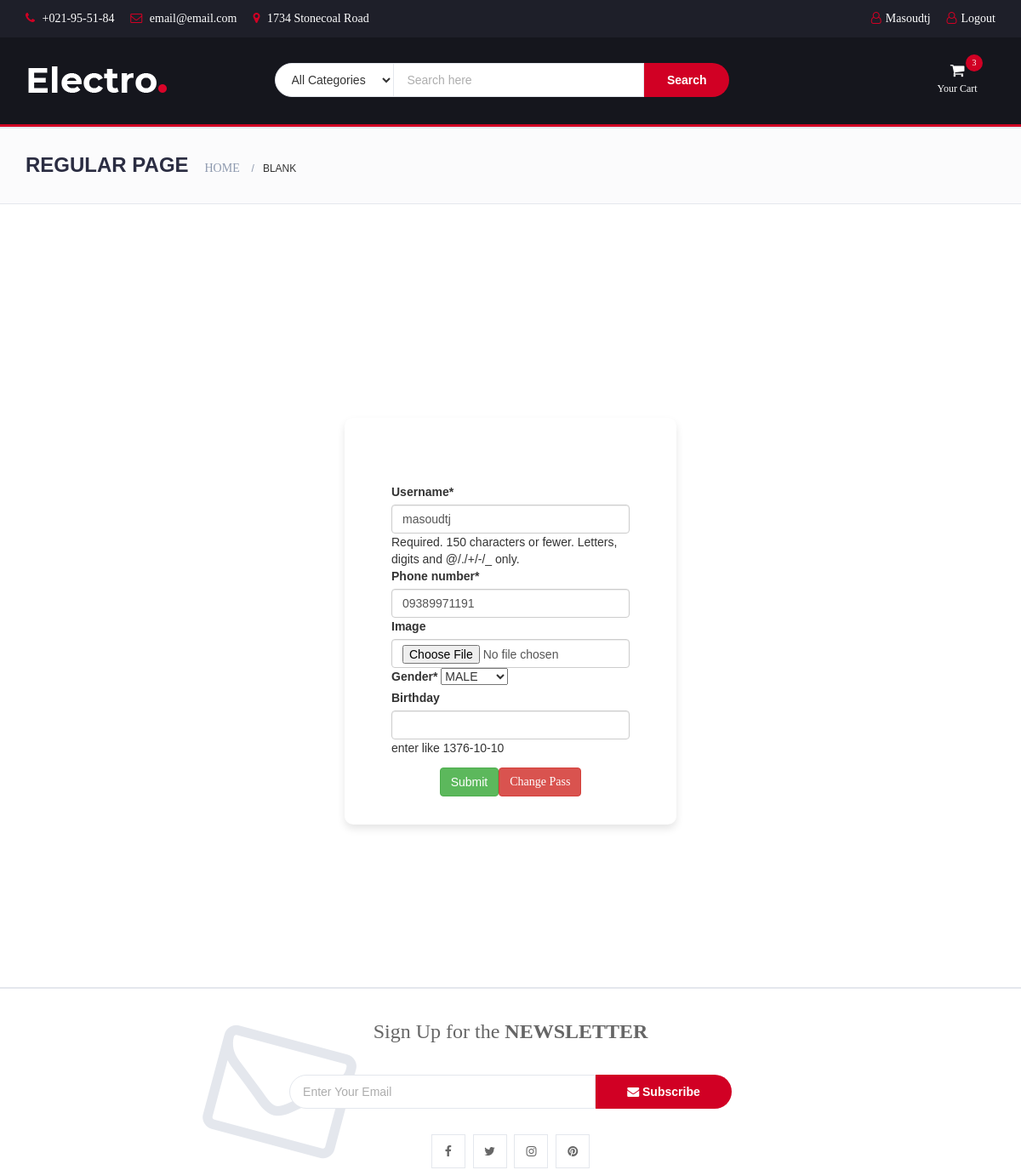
Page /account/profile/ (signed in, upper part) on the earlier database version.
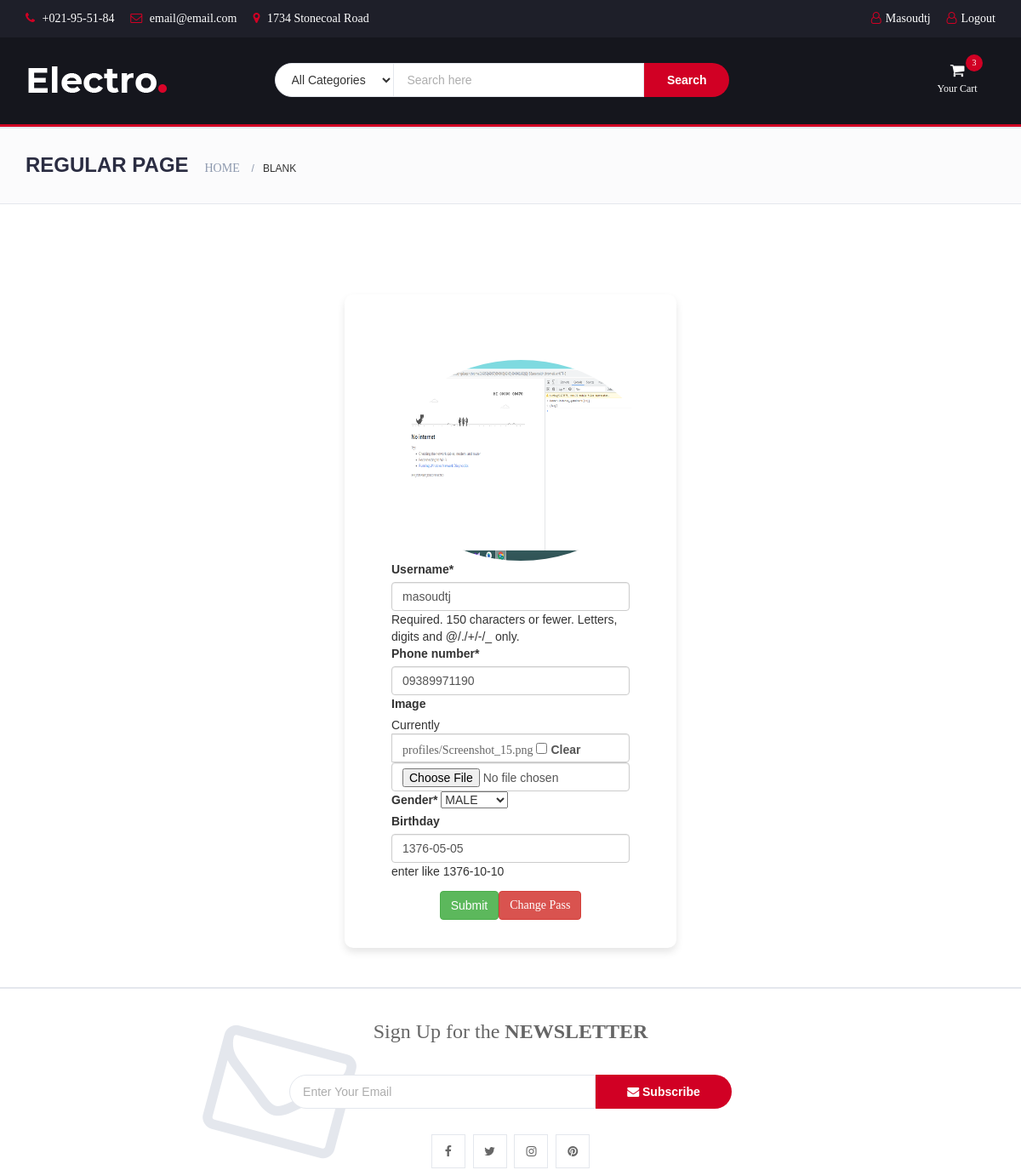
Same page on the later database version.
### account/models.py (models this page shows, shortened)
class User(Base, AbstractUser):
    CUSTOMERUSER_EMPLOYEE = 'employee'
    CUSTOMERUSER_CUSTOMER = 'customer'
    CUSTOMERUSER_MANAGER = 'manager'
    CUSTOMERUSER_STATUS = (
        (CUSTOMERUSER_EMPLOYEE, 'EMPLOYEE'),
        (CUSTOMERUSER_CUSTOMER, 'CUSTOMER'),
        (CUSTOMERUSER_MANAGER, 'MANAGER')
    )
    CUSTOMERUSER_MALE = 'male'
    CUSTOMERUSER_FEMAIL = 'female'
    CUSTOMERUSER_GENDER = (
        (CUSTOMERUSER_MALE, 'MALE'),
        (CUSTOMERUSER_CUSTOMER, 'FEMALE'),
    )
    name = models.CharField(max_length=50)
    family = models.CharField(max_length=50)
    mobile_regex = RegexValidator(regex='^(\+98|0)?9\d{9}$',
                                  message="Phone number must be entered in the format: '+989199999933'.")
    phone_number = models.CharField(validators=[mobile_regex], max_length=20, unique=True)
    birthday = models.DateField(help_text='enter like 1376-10-10', null=True, blank=True)
    email = models.EmailField(unique=True)
    gender = models.CharField(max_length=10,choices=CUSTOMERUSER_GENDER,default='MALE')
    user_type = models.CharField(max_length=8, choices=CUSTOMERUSER_STATUS, default=CUSTOMERUSER_CUSTOMER)
    image = models.ImageField(upload_to='profiles/', null=True, blank=True)
    USERNAME_FIELD = 'username'
    REQUIRED_FIELDS = ['email']
    objects = CustomUserManager()
    is_active = models.BooleanField(default=False)

### account/views.py (the view, shortened to what this page needs)
# urls.py: path('profile/', views.Profile.as_view(), name="profile"),
class Profile(LoginRequiredMixin, View):
    template_class = "account/profile.html"
    form_class = ProfileForm
    def get(self, request):
        user = request.user
        form = self.form_class(instance=user)
        return render(request, self.template_class, {"form": form})

### account/forms.py
class ProfileForm(forms.ModelForm):
    class Meta:
        model = User
        fields = ('username', 'phone_number', 'image', 'gender', 'birthday')

### account/templates/account/profile.html (shortened to what this page needs)
{% extends 'base.html' %}
{% load static %}
{% block content %}
<!DOCTYPE html>
<html lang="en">
<head>
    {% load crispy_forms_tags %}
	<link rel="stylesheet" type="text/css" href="{% static 'fonts/font-awesome-4.7.0/css/font-awesome.min.css' %}">
	<link rel="stylesheet" type="text/css" href="{% static 'fonts/iconic/css/material-design-iconic-font.min.css' %}">
	<link rel="stylesheet" type="text/css" href="{% static 'vendor/animate/animate.css' %}">
	<link rel="stylesheet" type="text/css" href="{% static 'vendor/css-hamburgers/hamburgers.min.css' %}">
	<link rel="stylesheet" type="text/css" href="{% static 'vendor/animsition/css/animsition.min.css' %}">
	<link rel="stylesheet" type="text/css" href="{% static 'vendor/select2/select2.min.css' %}">
	<link rel="stylesheet" type="text/css" href="{% static 'vendor/daterangepicker/daterangepicker.css' %}">
	<link rel="stylesheet" href="{% static "css/util.css" %}"  >
	<link rel="stylesheet" href="{% static "css/main.css" %}"  >
</head>
<body >
	<div class="limiter ">
		<div class="container-login100 ">
			<div class="wrap-login100">
				{% if request.user.image %}
				<img src="{{ request.user.image.url }}" class='img-circle' alt="Cinque Terre" width="304" height="236">
				{% endif %}
				<form class="login100-form validate-form " enctype="multipart/form-data" method="post" novalidate>
                    {{ form | crispy }}
					<div class="container-login100-form-btn">
							 <input type="submit" value="Submit" class="btn btn-success mt-10">
                            <a href="{% url 'account:change_password' %}"  class="btn btn-danger"> Change Pass </a>
				</form>
			</div>
		</div>
	</div>
</body>
</html>
{% endblock %}

### templates/base.html (shortened to what this page needs)
{% load static %}
<!DOCTYPE html>
<html lang="en">
	<head>
 		<link rel="stylesheet" href="{% static "css/bootstrap.min.css" %}"  >
        <link rel="stylesheet" href="{% static "css/slick.css" %}"  >
        <link rel="stylesheet" href="{% static "css/slick-theme.css" %}"  >
        <link  rel="stylesheet" href="{% static "css/nouislider.min.css" %}"  >
        <link  rel="stylesheet" href="{% static "css/font-awesome.min.css" %}"  >
        <link  rel="stylesheet" href="{% static "css/style.css" %}"  >
    </head>
	<body>
		<header>
			<div id="top-header">
				<div class="container">
					<ul class="header-links pull-left">
						<li><a href="#"><i class="fa fa-phone"></i> +021-95-51-84</a></li>
						<li><a href="#"><i class="fa fa-envelope-o"></i> email@email.com</a></li>
						<li><a href="#"><i class="fa fa-map-marker"></i> 1734 Stonecoal Road</a></li>
					</ul>
					<ul class="header-links pull-right">
                        {% if request.user.is_authenticated %}
                            <li><a href="{% url 'account:profile' %}"><i class="fa fa-user-o"></i>{{ request.user.username|capfirst }} </a></li>
                            <li><a href="{% url 'account:logout' %}"><i class="fa fa-user-o"></i>Logout </a></li>
                        {% else %}
                            <li><a href="{% url 'account:login' %}"><i class="fa fa-user-o"></i>Login </a></li>
                        {% endif %}
					</ul>
				</div>
			</div>
			<div id="header">
				<div class="container">
					<div class="row">
						<div class="col-md-3">
							<div class="header-logo">
								<a href="#" class="logo">
                                    <img src="{% static "img/logo.png" %}" alt="logo">
                                </a>
							</div>
						</div>
						<div class="col-md-6">
							<div class="header-search">
								<form action="{% url 'products:search' %}" method='GET'>
									<select class="input-select">
										<option value="0">All Categories</option>
									</select>
									<input class="input" placeholder="Search here" name='search' type='search'>
									<button class="search-btn">Search</button>
								</form>
							</div>
						</div>
						<div class="col-md-3 clearfix">
							<div class="header-ctn">
								<div class="dropdown">
									<a class="dropdown-toggle" data-toggle="dropdown" aria-expanded="true">
										<i class="fa fa-shopping-cart"></i>
										<span>Your Cart</span>
										<div class="qty">3</div>
									</a>
								</div>
							</div>
						</div>
					</div>
				</div>
			</div>
		</header>
		<nav id="navigation">
		</nav>
		<div id="breadcrumb" class="section">
			<div class="container">
				<div class="row">
					<div class="col-md-12">
						<h3 class="breadcrumb-header">Regular Page</h3>
						<ul class="breadcrumb-tree">
							<li><a href="{% url 'core:home' %}">Home</a></li>
							<li class="active">Blank</li>
						</ul>
					</div>
				</div>
			</div>
		</div>
		<div class="section">
		</div>
{% block content %}
        {% endblock %}
		<div id="newsletter" class="section">
			<div class="container">
				<div class="row">
					<div class="col-md-12">
						<div class="newsletter">
							<p>Sign Up for the <strong>NEWSLETTER</strong></p>
							<form>
								<input class="input" type="email" placeholder="Enter Your Email">
								<button class="newsletter-btn"><i class="fa fa-envelope"></i> Subscribe</button>
							</form>
							<ul class="newsletter-follow">
								<li>
									<a href="#"><i class="fa fa-facebook"></i></a>
								</li>
								<li>
									<a href="#"><i class="fa fa-twitter"></i></a>
								</li>
								<li>
									<a href="#"><i class="fa fa-instagram"></i></a>
								</li>
								<li>
									<a href="#"><i class="fa fa-pinterest"></i></a>
								</li>
							</ul>
						</div>
					</div>
				</div>
			</div>
		</div>
	</body>
</html>

### static/css/style.css (style rules this page uses)
body { font-family: 'Montserrat', sans-serif; font-weight: 400; color: #333; }
h1, h2, h3, h4, h5, h6 { color: #2B2D42; font-weight: 700; margin: 0 0 10px; }
a { color: #2B2D42; font-weight: 500; -webkit-transition: 0.2s color; transition: 0.2s color; }
ul, ol { margin: 0; padding: 0; list-style: none }
.input { height: 40px; padding: 0px 15px; border: 1px solid #E4E7ED; background-color: #FFF; width: 100%; }
.input-select { padding: 0px 15px; background: #FFF; border: 1px solid #E4E7ED; height: 40px; }
.section { padding-top: 30px; padding-bottom: 30px; }
#breadcrumb { padding: 30px 0px; background: #FBFBFC; border-bottom: 1px solid #E4E7ED; margin-bottom: 30px; }
#breadcrumb .breadcrumb-header { display: inline-block; margin-top: 0px; margin-bottom: 0px; margin-right: 15px; text-transform: uppercase; }
#breadcrumb .breadcrumb-tree { display: inline-block; }
#breadcrumb .breadcrumb-tree li { display: inline-block; font-size: 12px; font-weight: 500; text-transform: uppercase; }
#breadcrumb .breadcrumb-tree li+li { margin-left: 10px; }
#breadcrumb .breadcrumb-tree li+li:before { content: '/'; display: inline-block; color: #8D99AE; margin-right: 10px; }
#breadcrumb .breadcrumb-tree li a { color: #8D99AE; }
#top-header { padding-top: 10px; padding-bottom: 10px; background-color: #1E1F29; }
.header-links li { display: inline-block; margin-right: 15px; font-size: 12px; }
.header-links li:last-child { margin-right: 0px; }
.header-links li a { color: #FFF; }
.header-links li i { color: #D10024; margin-right: 5px; }
#header { padding-top: 15px; padding-bottom: 15px; background-color: #15161D; }
.header-logo { float: left; }
.header-logo .logo img { display: block; }
.header-search { padding: 15px 0px; }
.header-search form { position: relative; }
.header-search form .input-select { margin-right: -4px; border-radius: 40px 0px 0px 40px; }
.header-search form .input { width: calc(100% - 260px); margin-right: -4px; }
.header-search form .search-btn { height: 40px; width: 100px; background: #D10024; color: #FFF; font-weight: 700; border: none; border-radius: 0px 40px 40px 0px; }
.header-ctn { float: right; padding: 15px 0px; }
.header-ctn>div { display: inline-block; }
.header-ctn>div>a { display: block; position: relative; width: 90px; text-align: center; color: #FFF; }
.header-ctn>div>a>i { display: block; font-size: 18px; }
.header-ctn>div>a>span { font-size: 12px; }
.header-ctn>div>a>.qty { position: absolute; right: 15px; top: -10px; width: 20px; height: 20px; line-height: 20px; text-align: center; border-radius: 50%; font-size: 10px; color: #FFF; background-color: #D10024; }
#navigation { background: #FFF; border-bottom: 2px solid #E4E7ED; border-top: 3px solid #D10024; }
#newsletter.section { border-top: 2px solid #E4E7ED; border-bottom: 3px solid #D10024; margin-top: 30px; }
.newsletter { text-align: center; }
.newsletter p { font-size: 24px; }
.newsletter form { position: relative; max-width: 520px; margin: 30px auto; }
.newsletter form:after { content: "\f003"; font-family: FontAwesome; position: absolute; font-size: 160px; color: #E4E7ED; top: 15px; -webkit-transform: translateY(-50%) rotate(15deg); -ms-transform: translateY(-50%) rotate(15deg); transform: translateY(-50%) rotate(15deg); z-index: -1; left: -90px; }
.newsletter form .input { width: calc(100% - 160px); margin-right: -4px; border-radius: 40px 0px 0px 40px; }
.newsletter form .newsletter-btn { width: 160px; height: 40px; font-weight: 700; background: #D10024; color: #FFF; border: none; border-radius: 0px 40px 40px 0px; }
.newsletter .newsletter-follow { text-align: center; }
.newsletter .newsletter-follow li { display: inline-block; margin-right: 5px; }
.newsletter .newsletter-follow li:last-child { margin-right: 0px; }
.newsletter .newsletter-follow li a { position: relative; display: block; width: 40px; height: 40px; text-align: center; line-height: 40px; border: 1px solid #E4E7ED; background-color: #FFF; -webkit-transition: 0.2s all; transition: 0.2s all; }

Differences in the rows shown:
changed User "Masoudtj": user.image: picture added; phone_number "09389971191" → "09389971190"; birthday (not shown) → "1376-05-05"
Other differences:
form field form: (not shown) → "☐"
text no longer shown: "Username * Required. 150 characters or fewer. Letters, digits and @/./+/-/_ only. Phone number * Image Gender * Birthday enter like 1376-10-10"
text now shown: "Username * Required. 150 characters or fewer. Letters, digits and @/./+/-/_ only. Phone number * Image Currently profiles/Screenshot_15.png Clear Gender * Birthday enter like 1376-10-10"
